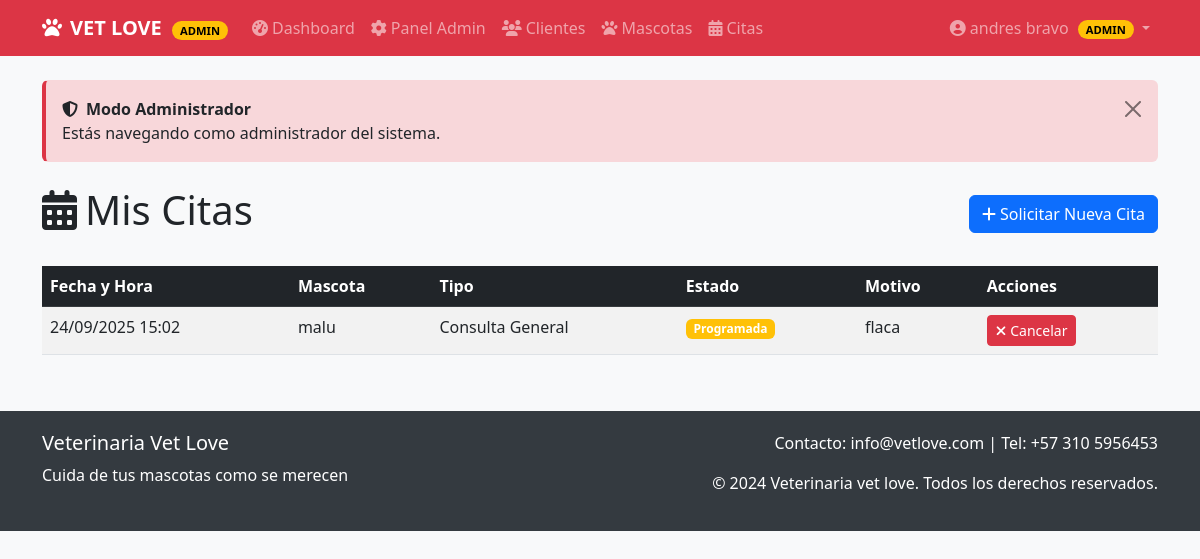
The app's page /citas/mis-citas/ (signed in), older data.
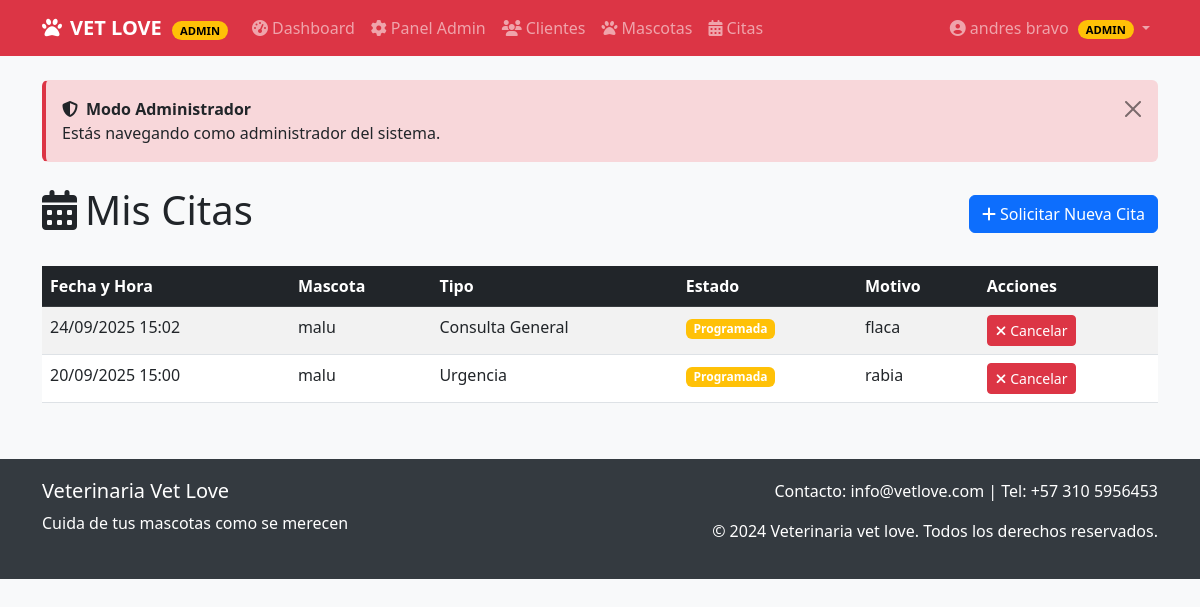
The same page, newer data.
### citas/models.py (models this page shows, shortened)
class Cita(models.Model):
    ESTADO_CHOICES = [
        ('programada', 'Programada'),
        ('confirmada', 'Confirmada'),
        ('completada', 'Completada'),
        ('cancelada', 'Cancelada'),
    ]
    TIPO_CHOICES = [
        ('consulta', 'Consulta General'),
        ('vacunacion', 'Vacunación'),
        ('urgencia', 'Urgencia'),
        ('cirugia', 'Cirugía'),
        ('estetica', 'Estética'),
    ]
    mascota = models.ForeignKey(Mascota, on_delete=models.CASCADE, related_name='citas')
    fecha = models.DateTimeField(verbose_name="Fecha y Hora")
    tipo = models.CharField(max_length=20, choices=TIPO_CHOICES, verbose_name="Tipo de Cita")
    motivo = models.TextField(verbose_name="Motivo de la Consulta")
    estado = models.CharField(max_length=20, choices=ESTADO_CHOICES, default='programada', verbose_name="Estado")
    veterinario = models.CharField(max_length=100, blank=True, verbose_name="Veterinario")
    notas = models.TextField(blank=True, verbose_name="Notas")
    recordatorio_enviado = models.BooleanField(default=False, verbose_name="Recordatorio Enviado")
    fecha_creacion = models.DateTimeField(auto_now_add=True, verbose_name="Fecha de Creación")
    class Meta:
        ordering = ['fecha']
        verbose_name = 'Cita'
        verbose_name_plural = 'Citas'

### mascotas/models.py (models this page shows, shortened)
class Mascota(models.Model):
    TIPO_CHOICES = [
        ('perro', 'Perro'),
        ('gato', 'Gato'),
        ('ave', 'Ave'),
        ('roedor', 'Roedor'),
        ('reptil', 'Reptil'),
        ('otro', 'Otro'),
    ]
    SEXO_CHOICES = [
        ('macho', 'Macho'),
        ('hembra', 'Hembra'),
    ]
    nombre = models.CharField(max_length=100, verbose_name="Nombre")
    tipo = models.CharField(max_length=10, choices=TIPO_CHOICES, verbose_name="Tipo")
    raza = models.CharField(max_length=100, blank=True, verbose_name="Raza")
    sexo = models.CharField(max_length=10, choices=SEXO_CHOICES, verbose_name="Sexo")
    fecha_nacimiento = models.DateField(null=True, blank=True, verbose_name="Fecha de nacimiento")
    cliente = models.ForeignKey(Cliente, on_delete=models.CASCADE, related_name='mascotas', verbose_name="Cliente")
    foto = models.ImageField(upload_to='mascotas/', null=True, blank=True, verbose_name="Foto")
    caracteristicas = models.TextField(blank=True, verbose_name="Características")
    fecha_registro = models.DateTimeField(auto_now_add=True, verbose_name="Fecha de registro")
    class Meta:
        verbose_name = "Mascota"
        verbose_name_plural = "Mascotas"
        ordering = ['nombre']

### citas/views.py (the view)
# urls.py: path('mis-citas/', views.mis_citas, name='mis_citas'),
@login_required
def mis_citas(request):
    citas = None
    if hasattr(request.user, 'cliente'):
        mascotas = Mascota.objects.filter(cliente=request.user.cliente)
        citas = Cita.objects.filter(mascota__in=mascotas).order_by('-fecha')
    return render(request, 'citas/mis_citas.html', {
        'citas': citas,
        'tiene_perfil': hasattr(request.user, 'cliente')
    })

### citas/templates/citas/mis_citas.html (shortened to what this page needs)
{% extends 'base.html' %}
{% block content %}
<div class="d-flex justify-content-between align-items-center mb-4">
    <h1><i class="fas fa-calendar-alt me-2"></i>Mis Citas</h1>
    <a href="{% url 'citas:solicitar_cita' %}" class="btn btn-primary">
        <i class="fas fa-plus me-1"></i>Solicitar Nueva Cita
    </a>
</div>
{% if not tiene_perfil %}
<div class="alert alert-warning">
    <h4 class="alert-heading"><i class="fas fa-exclamation-triangle me-2"></i>Perfil Incompleto</h4>
    <p>Debes completar tu perfil antes de poder agendar citas.</p>
    <hr>
    <a href="{% url 'clientes:crear_perfil_cliente' %}" class="btn btn-primary">
        <i class="fas fa-user-plus me-1"></i>Completar Mi Perfil
    </a>
</div>
{% elif citas %}
<div class="table-responsive">
    <table class="table table-striped table-hover">
        <thead class="table-dark">
            <tr>
                <th>Fecha y Hora</th>
                <th>Mascota</th>
                <th>Tipo</th>
                <th>Estado</th>
                <th>Motivo</th>
                <th>Acciones</th>
            </tr>
        </thead>
        <tbody>
            {% for cita in citas %}
            <tr>
                <td>{{ cita.fecha|date:"d/m/Y H:i" }}</td>
                <td>{{ cita.mascota.nombre }}</td>
                <td>{{ cita.get_tipo_display }}</td>
                <td>
                    <span class="badge bg-{% if cita.estado == 'completada' %}success{% elif cita.estado == 'cancelada' %}danger{% elif cita.estado == 'confirmada' %}info{% else %}warning{% endif %}">
                        {{ cita.get_estado_display }}
                    </span>
                </td>
                <td>{{ cita.motivo|truncatewords:5 }}</td>
                <td>
                    {% if cita.estado == 'programada' or cita.estado == 'confirmada' %}
                    <a href="{% url 'citas:cancelar_cita' cita.id %}" class="btn btn-sm btn-danger"
                       onclick="return confirm('¿Estás seguro de que quieres cancelar esta cita?')">
                        <i class="fas fa-times me-1"></i>Cancelar
                    </a>
                    {% else %}
                    <span class="text-muted">No actions</span>
                    {% endif %}
                </td>
            </tr>
            {% endfor %}
        </tbody>
    </table>
</div>
{% endif %}
{% endblock %}

Row changes from the older to the newer data that the page shows:
added Cita: fecha "20/09/2025 15:00", mascota.nombre "malu", tipo "Urgencia", estado "Programada", motivo "rabia", shows "Cancelar"
